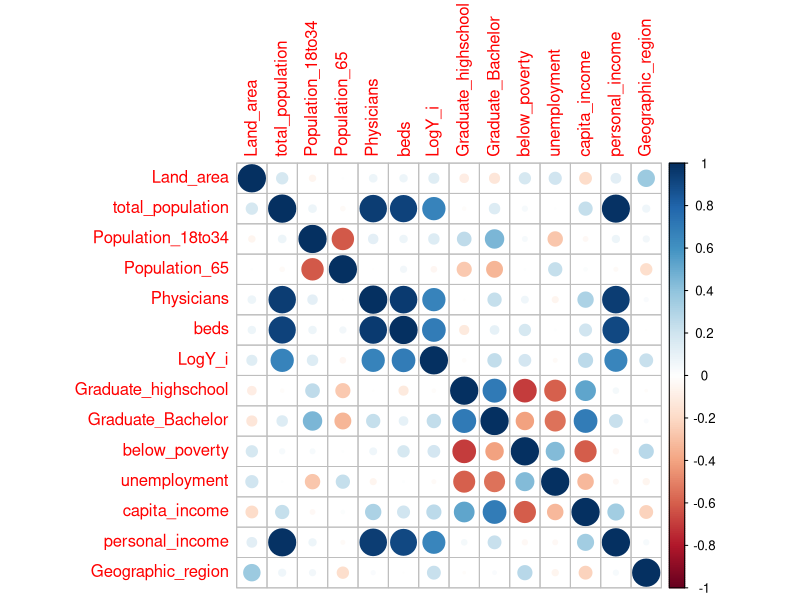
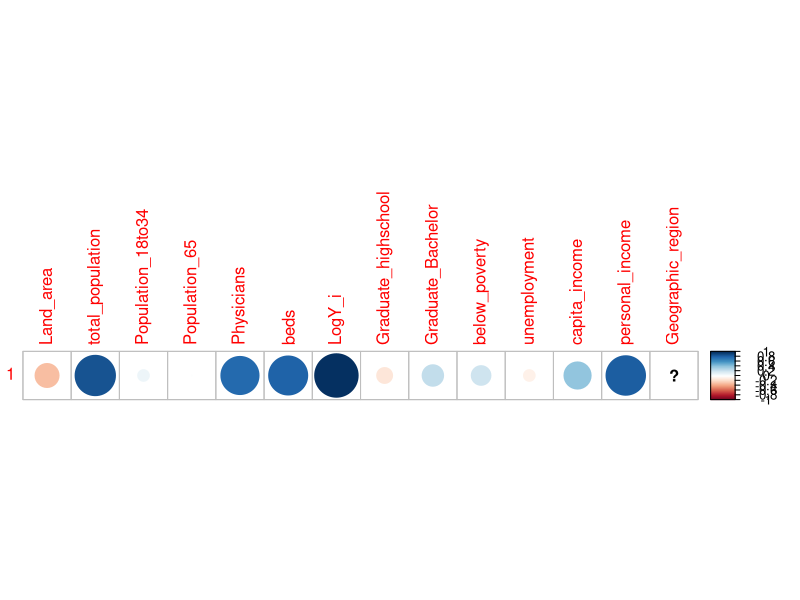
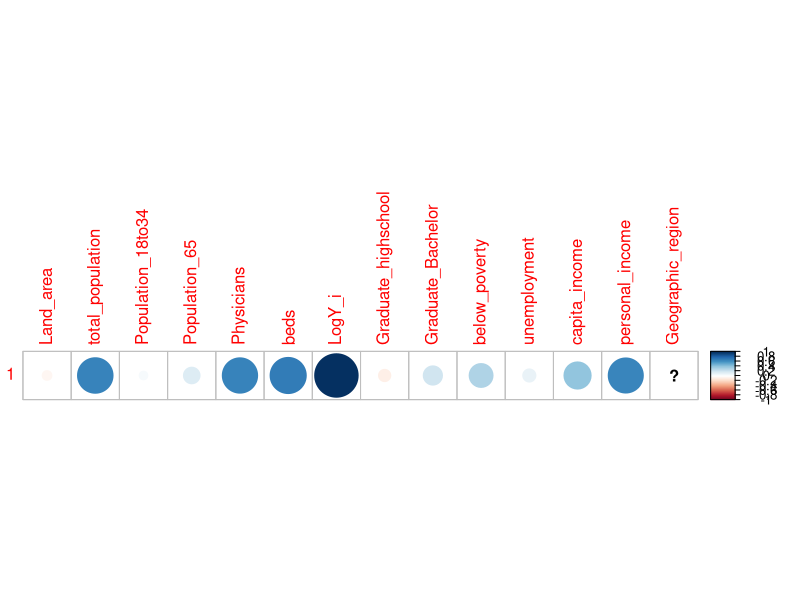
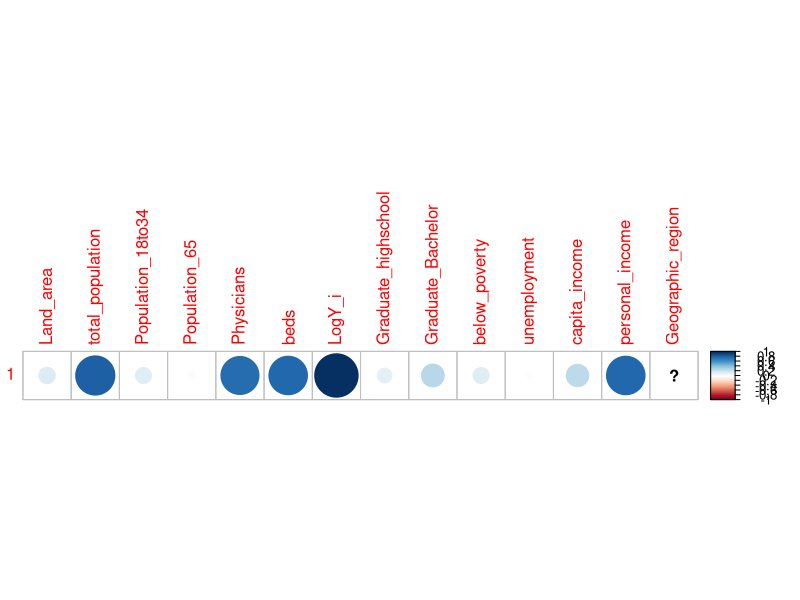
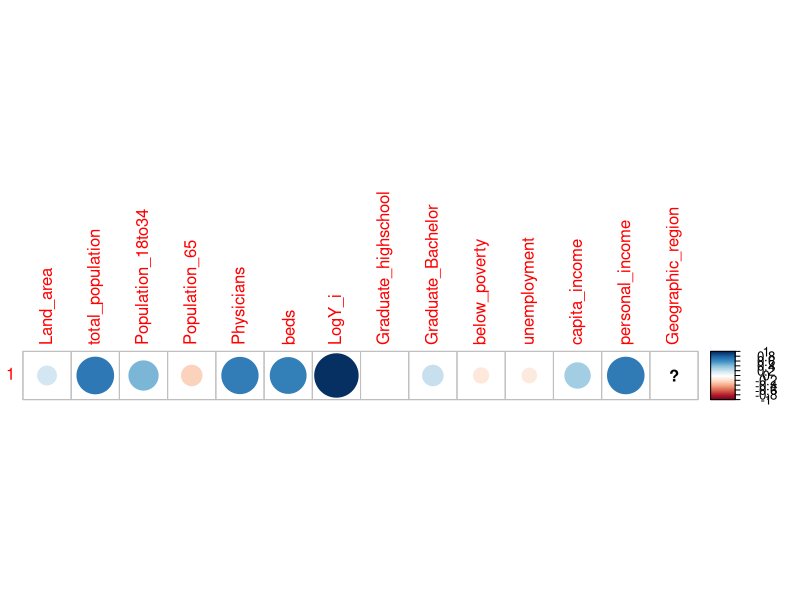
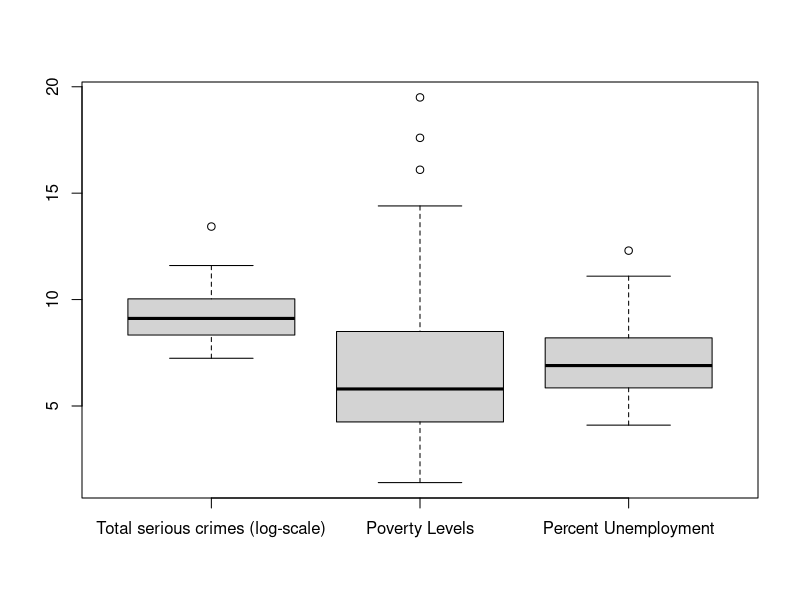
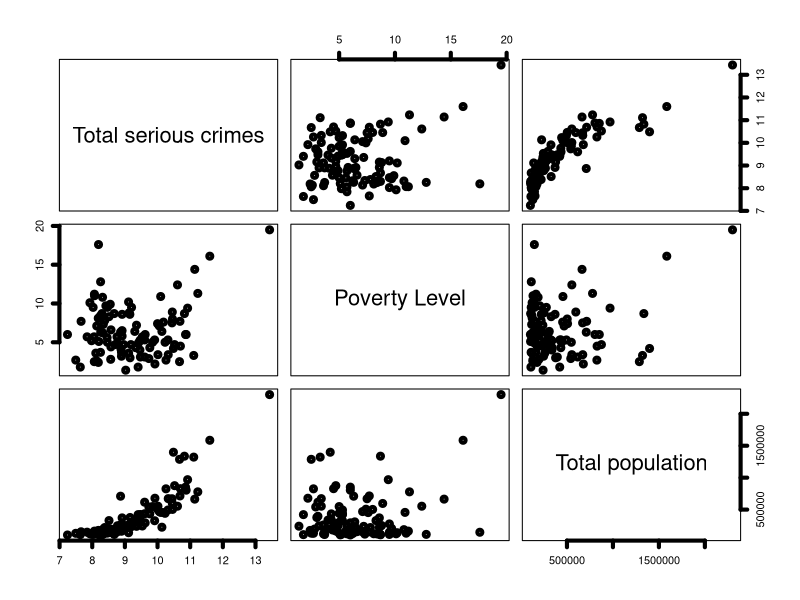
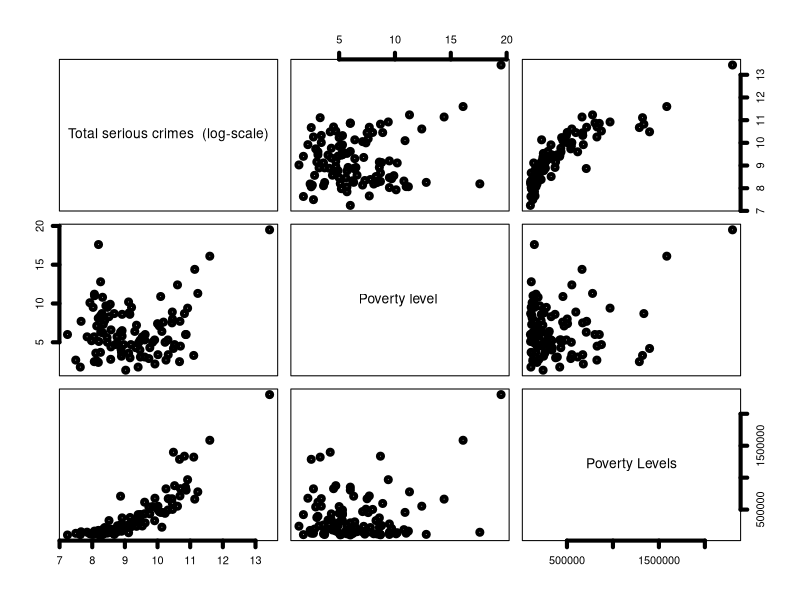

R code for these plots, in order:
## ---- chunk 1
# RUN THESE ALL ONCE!!! un-comment the code blocks as you go
#install.packages(c("usethis", "gitcreds"))

# then run this:
#usethis::create_github_token()

# which opens GitHub in your browser, generate a token
# COPY it before closing the page

# run this and paste token into terminal when prompted
#gitcreds::gitcreds_set()

# done! :) make sure to re-comment the code blocks
## ---- chunk 2
# make sure to download any you dont have with: install.packages("package_name")
library(here)
library(corrplot)
library(tidyverse)
## ---- chunk 3
Demographic <- read.table(here("data", "Demographic.txt")) # more robust read-in

# change column names to match correct variables
colnames(Demographic) <- c('ID','County','state','Land_area','total_population',
                          'Population_18to34','Population_65','Physicians','beds',
                          'Y_i','Graduate_highschool','Graduate_Bachelor','below_poverty',
                          'unemployment','capita_income','personal_income','Geographic_region')
Demographic2 <- Demographic

# Variable names and dimensions of the table
head(Demographic2)
names(Demographic2)
dim(Demographic2)
summary(Demographic2)

Demographic2$Y_i <- log(Demographic$Y_i) # log transform Y

colnames(Demographic2)[10] <- "LogY_i"

region1 <- Demographic2[Demographic2$Geographic_region == 1,]
region2 <- Demographic2[Demographic2$Geographic_region == 2,]
region3 <- Demographic2[Demographic2$Geographic_region == 3,]
region4 <- Demographic2[Demographic2$Geographic_region == 4,]

n1<-nrow(region1)
n2<-nrow(region2)
n3<-nrow(region3)
n4<-nrow(region4)
## ---- chunk 4
# general corr
cor(Demographic2[,4:17])
corrplot(cor(Demographic2[,4:17]))

# per region corr
regions <- list(region1, region2, region3, region4)
top_list <- list()

for (i in seq_along(regions)) {
  
  cat("FOR REGION: ", i, "\n")
  
  region <- regions[[i]]
  cors <- sapply(region[, 4:17], function(x) cor(x, region$LogY_i))
  ranked <- sort(abs(cors), decreasing = TRUE)
  
  top_list[[i]] <- head(ranked, 5)
  
  corrplot(cor(region$LogY_i, region[,4:17]))
  
  print(top_list[[i]])
}
## ---- chunk 5
# Region 1
# log(Y_i) = Beta_0 + Beta_1*total_population

boxplot(cbind(region1$LogY_i,region1$below_poverty, region1$unemployment),names = c("Total serious crimes (log-scale)", "Poverty Levels", "Percent Unemployment"))

pairs(cbind(region1$LogY_i, region1$below_poverty, region1$total_population), labels = c("Total serious crimes", "Poverty Level", "Total population"), lwd = 4)

pairs(cbind(region1$LogY_i, region1$below_poverty, region1$total_population),labels=c("Total serious crimes  (log-scale)","Poverty level ", "Poverty Levels", "Total Population"), lwd=4)

pairs(cbind(region1$LogY_i, region1$below_poverty, log(region1$total_population)), labels = c("Total serious crimes (log-scale)","Poverty Levels", "Total population (log-scale)"), lwd = 4)
## ---- chunk 6
# Total Population
region1 |>
        ggplot(aes(x = total_population, y = LogY_i)) +
        geom_point() +
        theme_bw()

# Physicians
region2 |>
        ggplot(aes(x = Physicians)) +
        geom_histogram() +
        theme_bw()

region2 |>
        ggplot(aes(x = Physicians, y = LogY_i)) +
        geom_point() +
        theme_bw()

# Personal Income
region3 |>
        ggplot(aes(x = personal_income, y = LogY_i)) +
        geom_point() +
        theme_bw()

# Population 18-34
region4 |>
        ggplot(aes(x = Population_18to34, y = LogY_i)) +
        geom_point() +
        theme_bw()
## ---- chunk 7
model_1 <- lm(LogY_i ~ total_population, data = region1)
model_2 <- lm(LogY_i ~ Physicians, data = region2)
model_3 <- lm(LogY_i ~ personal_income, data = region3)
model_4 <- lm(LogY_i ~ Population_18to34, data = region4)
## ---- chunk 8
# REGION 1
summary(model_1) # all model stats
plot(model_1) # all four diagnostic plots
confint(model_1) # 95% CI for both b0 and b1

# REGION 2
summary(model_2)
plot(model_2) # insane outlier here
confint(model_2)

# REGION 3
summary(model_3)
plot(model_3) # & here
confint(model_3)

# REGION 4
summary(model_4)
plot(model_4)
confint(model_4)
## ---- chunk 9
# REGION 1
model_1b <- lm(log(Demographic$Y_i) ~ log(Demographic$total_population), data = region1)

anova(model_1b)
summary(model_1b)
plot(model_1b) # greatly improved linearity
confint(model_1b)

# REGION 2

# REGION 3
model_3b <- lm(log(Demographic$Y_i) ~ log(Demographic$personal_income), data = region3)

anova(model_3b)
summary(model_3b)
plot(model_3b) # greatly improved linearity, previous outliers arent as bad now
confint(model_3b)

# REGION 4
